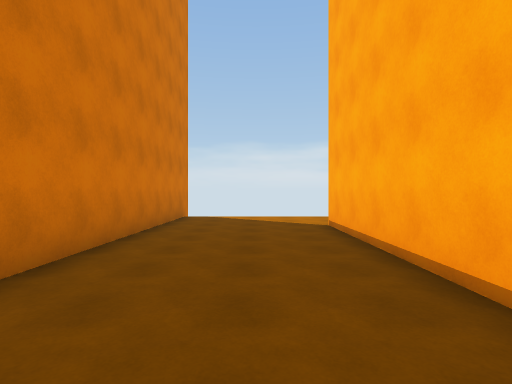
view 1 (above)

16 first-person views from a walk through a scene from a Unity 3-D project. The camera is 1.5 m above the floor, looks level and sees 80° across. The floor is counted in squares, 2 m on a side. Each view is taken from the middle of a square. On the plan, view 1 faces up. The plan holds only what a view shows up to about 10 squares ahead; the rest is blank. The place goes on beyond the plan.

view 2
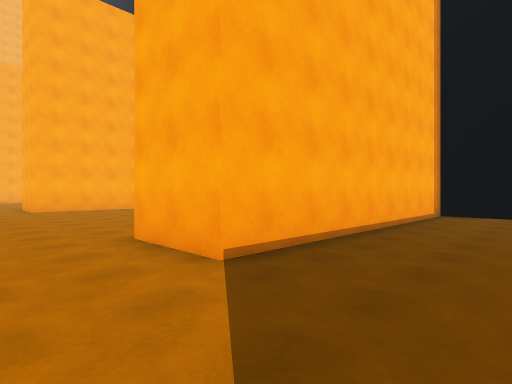

view 3
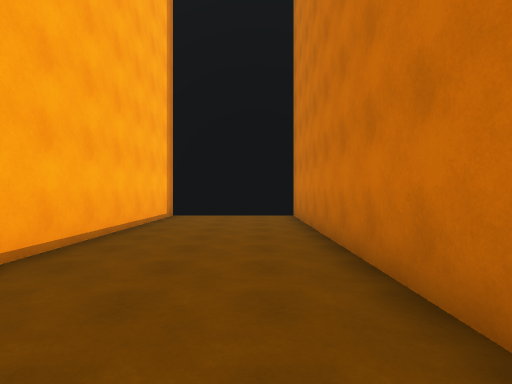

view 4
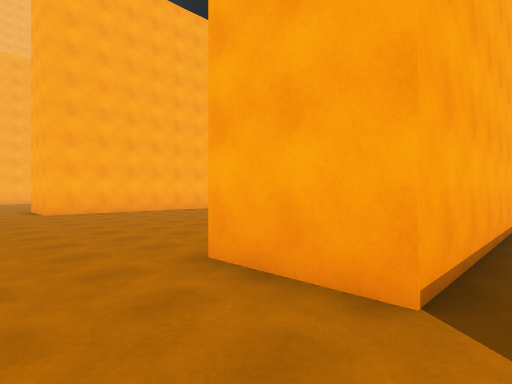

view 5
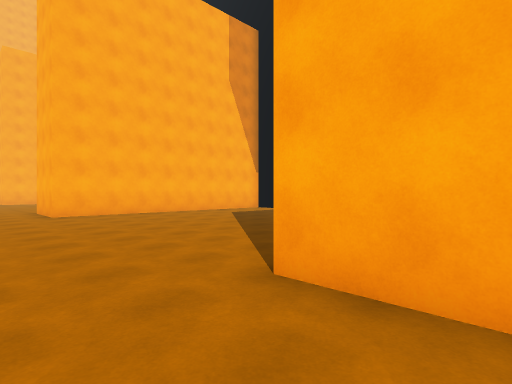

view 6
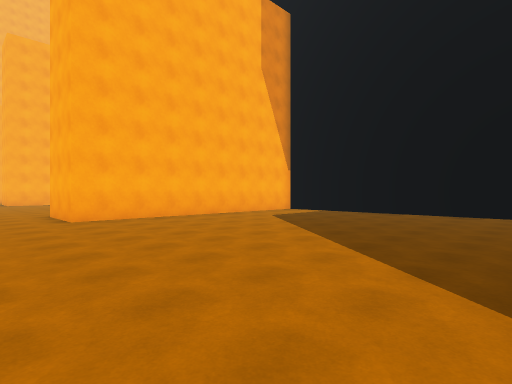

view 7
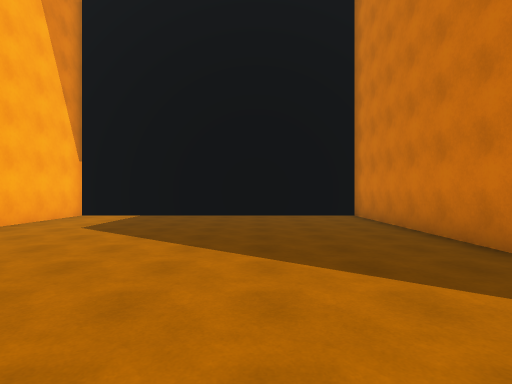

view 8
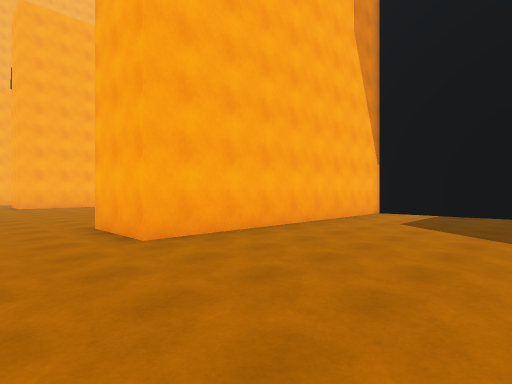

view 9
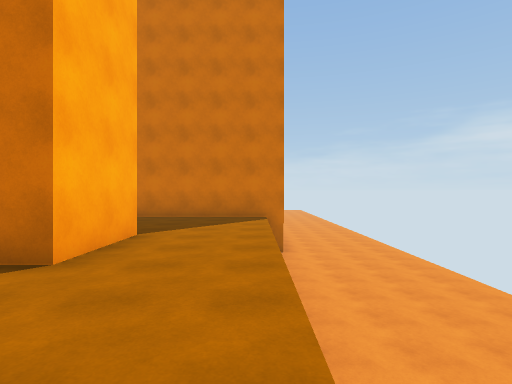

view 10
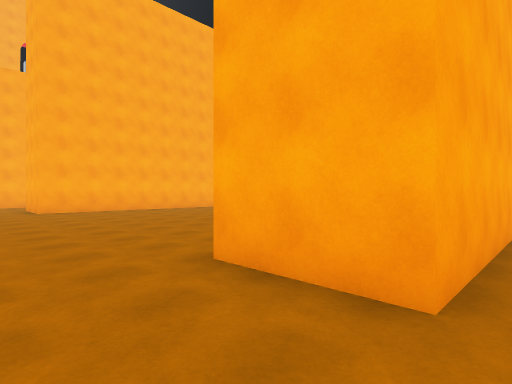

view 11
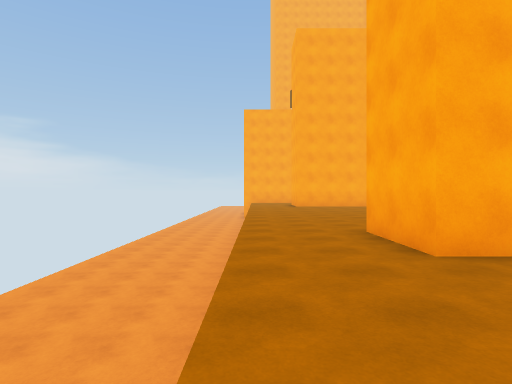

view 12
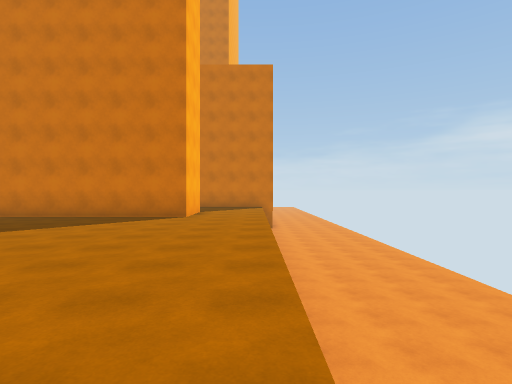

view 13
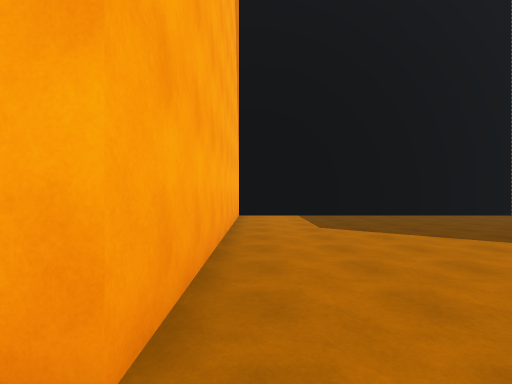

view 14
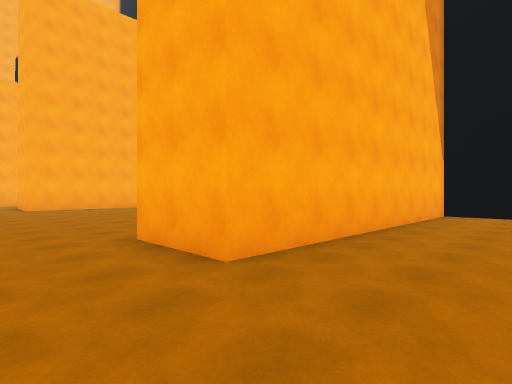

view 15
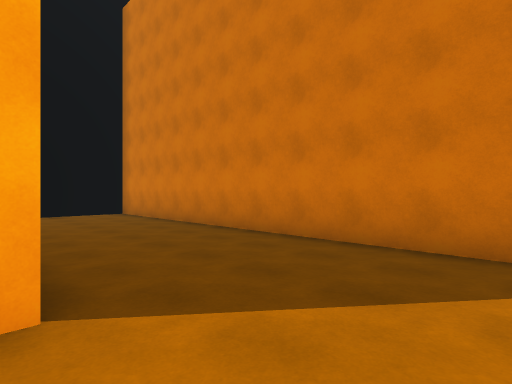

view 16
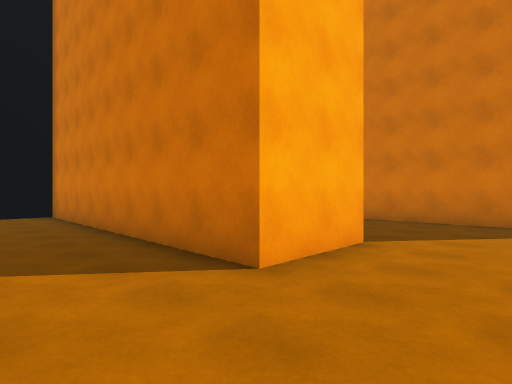

### Floor plan
Key: @ floor where view 1 was taken; # wall or solid block; . floor; v drop or lower ground.
Columns run from 3 left of view 1 to 24 right of it. Each row starts with its distance up from view 1.
 10 #vvvvvvvvvvvvv vvvvvvvv
  9 #......................
  8 #...........................
  7 #....##.........##..........
  6 #....##.........# .........
  5 #....##.........#   ......
  4 #....##.........#    ....
  3 #....##.........#
  2 #....##.........#
  1 #....##.........#
  0 #..@.##.........#
 -1 #....##.........#
 -2 #################

Where each view was taken, in squares from view 1:
view 1: 0 up, 0 right, facing up
view 2: 9 up, 1 left, facing down-right
view 3: 8 up, 1 left, facing down
view 4: 9 up, 1 right, facing down-right
view 5: 9 up, 2 right, facing down-right
view 6: 9 up, 4 right, facing down-right
view 7: 8 up, 7 right, facing down
view 8: 9 up, 8 right, facing down-right
view 9: 9 up, 7 right, facing left
view 10: 9 up, 12 right, facing down-right
view 11: 9 up, 9 right, facing right
view 12: 9 up, 13 right, facing left
view 13: 8 up, 12 right, facing down
view 14: 9 up, 10 right, facing down-right
view 15: 9 up, 2 right, facing down-left
view 16: 9 up, 6 right, facing down-left
